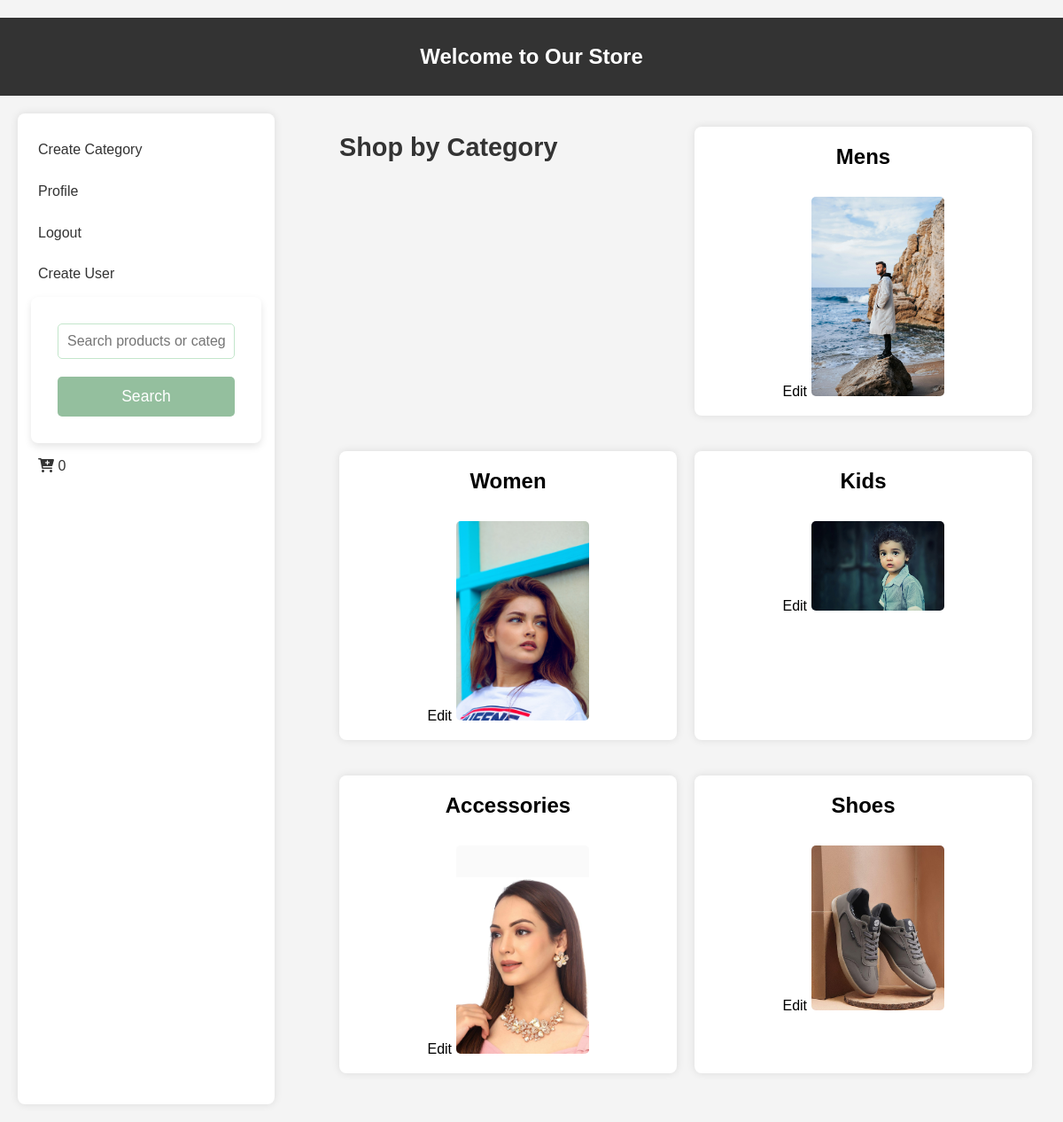
The app's page / (signed in) with its own data.
### app/models.py (models this page shows, shortened)
class Category(models.Model):
    name = models.CharField(max_length=100)
    image = models.ImageField(upload_to="category_images/", null=True, blank=True)
    user = models.ForeignKey(User, on_delete=models.CASCADE, null=True)

### app/views.py (the view)
# urls.py: path('', homepage, name='homepage'),
def homepage(request):
    categories = Category.objects.all()
    cart_count = AddToCart.objects.filter(user=request.user).aggregate(count=Sum('quantity'))['count'] or 0
    return render(request, 'index.html', {'categories': categories, 'user': request.user, 'cart_count':cart_count})

### templates/index.html (shortened to what this page needs)
{% load static %}
<!DOCTYPE html>
<html lang="en">
<head>
    <link href="https://cdnjs.cloudflare.com/ajax/libs/font-awesome/6.0.0-beta3/css/all.min.css" rel="stylesheet">
    <link rel="stylesheet" href="{% static 'static.css' %}">
</head>
<body>
    <header>
        <h2>Welcome to Our Store</h2>
    </header>
    <div class="container">
        <div class="sidebar">
            {% if user.is_authenticated %}
                {% if user.profile.is_vendor %}
                    <a href="/create/">Create Category</a>
                {% endif %}
                <a href="/profile/">Profile</a>
                <a href="/logout/">Logout</a>
                <a href="/create_user/">Create User</a>
            {% else %}
                <a href="/login/">Login</a>
            {% endif %}
            <form action="/search/" method="GET" class="search-form">
                <input type="text" name="q" placeholder="Search products or categories" class="search-input">
                <button type="submit" class="search-button">Search</button>
            </form>
            <a href="/cart/">
                <i class="fa-solid fa-cart-plus cart-icon"></i>
                <span class="cart-count">{{ cart_count }}</span>
            </a>
        </div>
        <section class="category-list">
            <h2>Shop by Category</h2>
            {% for category in categories %}
                <div class="category">
                    <div class="category-item">
                        <h3>
                            <a href="/sub_category/{{ category.id }}">{{ category.name }}</a>
                        </h3>
                        <div class="category-image">
                            {% if category.image %}
                                {% if user.profile.is_vendor %}
                                    <a href="/category/edit/{{ category.id }}">Edit</a>
                                {% endif %}
                                <img src="{{ category.image.url }}" alt="{{ category.name }}" style="max-width: 150px; height: auto;">
                            {% else %}
                                <p>No image available</p>
                            {% endif %}
                        </div>
                    </div>
                </div>
            {% empty %}
                <p>No categories available.</p>
            {% endfor %}
        </section>
    </div>
</body>
</html>

### app/static/static.css (style rules this page uses)
* { margin: 0; padding: 0; box-sizing: border-box; }
body { font-family: Arial, sans-serif; background-color: #f4f4f4; color: #333; line-height: 1.6; padding-top: 20px; }
header { background-color: #333; color: #fff; text-align: center; padding: 25px 0; }
.container { display: flex; justify-content: space-between; padding: 20px; gap: 30px; }
.sidebar { width: 25%; background-color: #fff; padding: 15px; border-radius: 8px; box-shadow: 0 0 10px rgba(0, 0, 0, 0.1); }
.sidebar a { display: block; padding: 8px; text-decoration: none; color: #333; margin: 5px 0; border-radius: 4px; transition: background-color 0.3s; }
.category-list { width: 70%; padding: 15px; }
.category-list h2 { font-size: 1.8em; margin-bottom: 15px; }
.category { margin-bottom: 20px; background-color: #fff; padding: 15px; border-radius: 8px; box-shadow: 0 0 10px rgba(0, 0, 0, 0.1); }
.category-item { display: flex; flex-direction: column; align-items: center; }
.category-item h3 { font-size: 1.5em; margin-bottom: 10px; text-align: center; }
.category-item a { text-decoration: none; color: black; transition: color 0.3s; }
.category-image { margin-top: 15px; text-align: center; }
.category-image img { max-width: 150px; height: auto; border-radius: 5px; object-fit: cover; }
.category-list { display: grid; grid-template-columns: repeat(auto-fill, minmax(250px, 1fr)); gap: 20px; }
form { display: flex; flex-direction: column; max-width: 600px; margin: 0 auto; background-color: #fff; padding: 30px; border-radius: 8px; box-shadow: 0 4px 8px rgba(0, 0, 0, 0.1); }
input[type="text"], input[type="file"] { padding: 10px; margin-bottom: 20px; font-size: 1rem; border: 1px solid #c3e6cb; border-radius: 5px; }
button { background-color: #94bf9e; color: #fff; padding: 12px 20px; font-size: 1.1rem; border: none; border-radius: 5px; cursor: pointer; transition: background-color 0.3s; text-align: center; }

### records on screen
Category: name "Mens", image (picture)
Category: name "Women", image (picture)
Category: name "Kids", image (picture)
Category: name "Accessories", image (picture)
Category: name "Shoes", image (picture)

### other values on screen
{{ cart_count }} "0"
